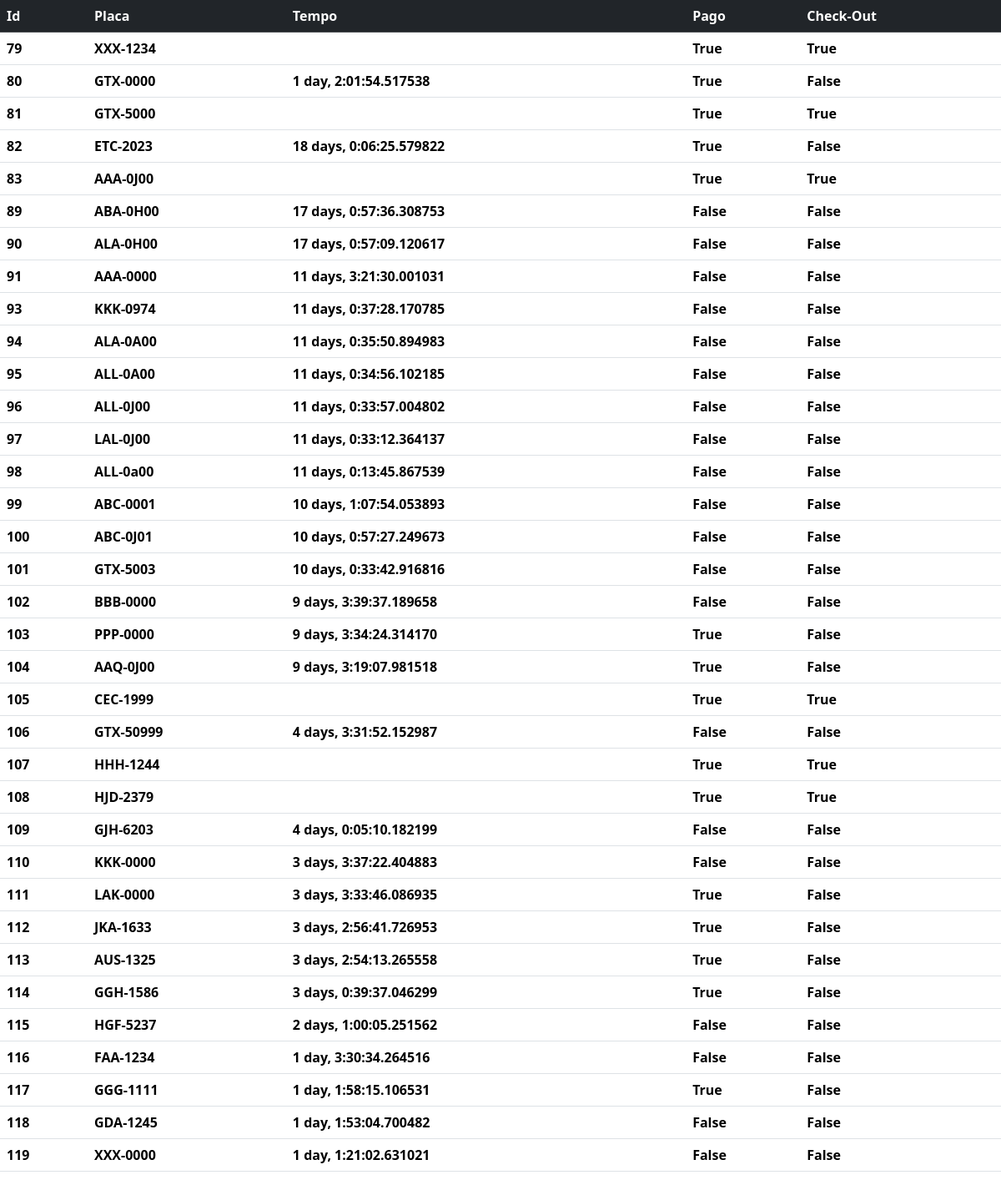
/parking/list/, run on an earlier commit of the app's database.
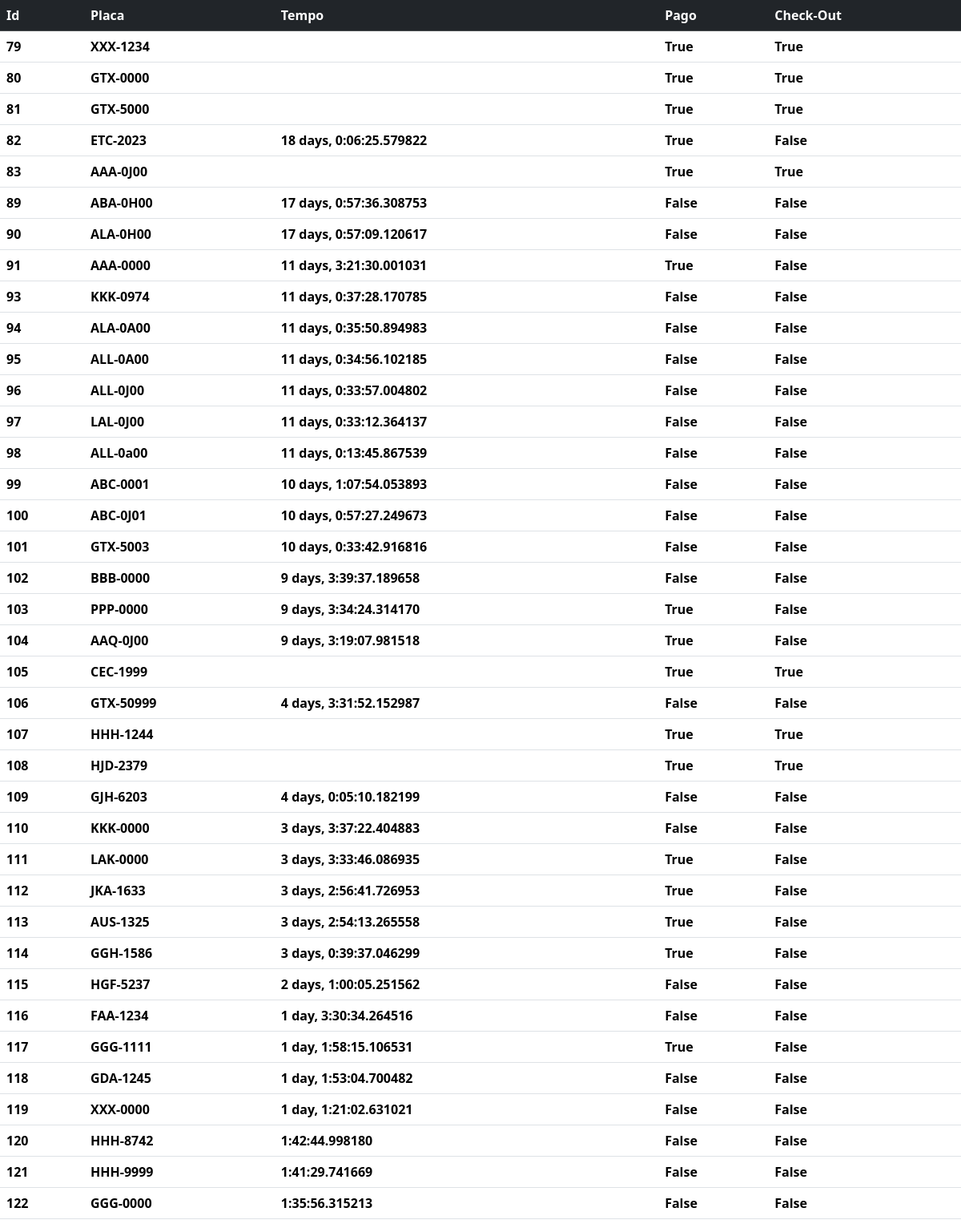
And on a later commit of the database.
### parking/models.py (models this page shows, shortened)
class Reservation(models.Model):
    plate = models.CharField(
        validators=[
            RegexValidator(r"[A-Z]{3}[-][0-9][0-9A-J][0-9]{2}",
            message="The Format plate is no Valid")],
            max_length=8,
            unique=True)
    date = models.DateTimeField(auto_now_add=True)
    paid = models.BooleanField(default=False, blank=False)
    left = models.BooleanField(default=False, blank=False)
    def get_duration(self):
        time = datetime.now(timezone.utc) - self.date
        try:
            return time
        except:
           return None

### parking/views.py (the view)
# urls.py: path("list/", views.list_reservation),
def list_reservation(request):
    reservartions = Reservation.objects.all()
    return render(request,"Reservation/reservation.html",{'reservations':reservartions}, status = 200)

### parking/templates/Reservation/reservation.html (shortened to what this page needs)
<html>
<head>
  {% load bootstrap5 %}
  {% bootstrap_css %}
</head>
<body>
  <div>
    <table class="table">
      <thead class="table-dark">
        <tr>
          <th scope="col">Id</th>
          <th scope="col">Placa</th>
          <th scope="col">Tempo</th>
          <th scope="col">Pago</th>
          <th scope="col">Check-Out</th>
        </tr>
      </thead>
      <tbody>
        {% for reservation in reservations %}
        <tr>
          <th scope="row">{{ reservation.id }}</th>
          <th>{{ reservation.plate }}</th>
          {% if reservation.left != True %}
          <th>{{ reservation.get_duration  }}</th>
          {% else %}
          <th>{{ reservation.time }}</th>
          {% endif %}
          <th>{{ reservation.paid }}</th>
          <th>{{ reservation.left }}</th>
        </tr>
        {% endfor %}
      </tbody>
    </table>
  </div>
</body>

What changed in the data, as far as the page shows it:
changed Reservation "GTX-0000": left "False" → "True"; get_duration "1 day, 2:01:54.517538" → (not shown)
changed Reservation "AAA-0000": paid "False" → "True"
added Reservation: id "120", plate "HHH-8742", get_duration "1:42:44.998180", paid "False", left "False"
added Reservation: id "121", plate "HHH-9999", get_duration "1:41:29.741669", paid "False", left "False"
added Reservation: id "122", plate "GGG-0000", get_duration "1:35:56.315213", paid "False", left "False"
